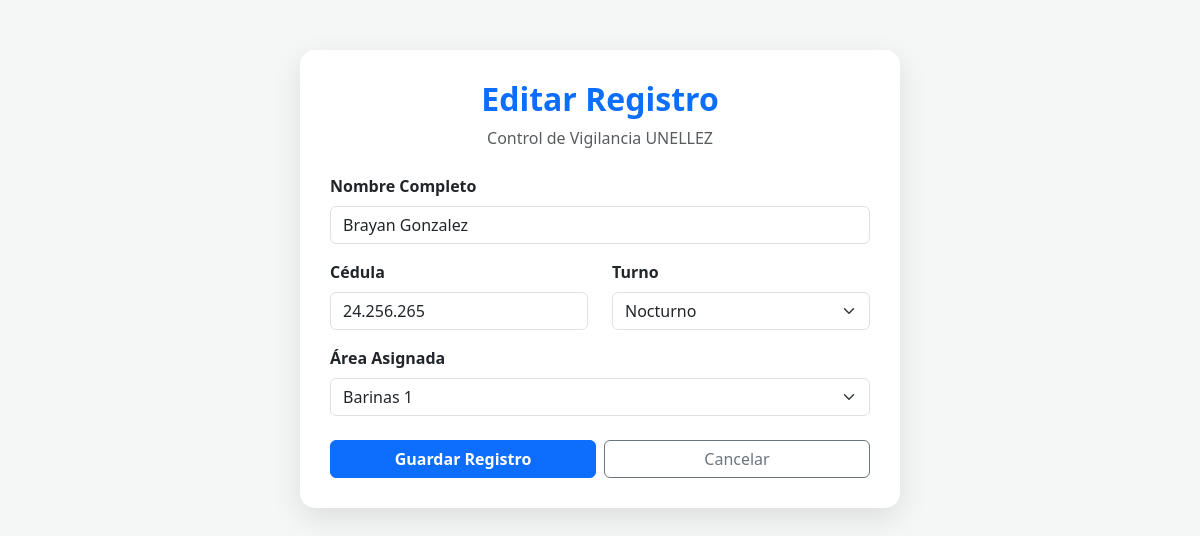
The app's page /guardias/editar/1/ (signed in) with its own data.
### seguridad_unellez/models.py (models this page shows, shortened)
class Guardia(models.Model):
    user = models.OneToOneField(User, on_delete=models.CASCADE, null=True, blank=True, verbose_name="Usuario de Sistema")
    nombre = models.CharField(max_length=100)
    apellido = models.CharField(max_length=100, default="Sin Apellido")
    email = models.EmailField(unique=True, null=True, blank=True)
    cedula = models.CharField(max_length=20)
    turno = models.CharField(max_length=50)
    area_asignada = models.CharField(max_length=100)
    horas_trabajadas = models.IntegerField(default=0)
    dias_trabajados = models.IntegerField(default=0)
    foto = models.ImageField(upload_to='perfiles/', null=True, blank=True, verbose_name="Foto de Perfil")
    ESTATUS_CHOICES = [
        ('Activo', 'Activo'),
        ('Pendiente', 'Pendiente'),
        ('Inactivo', 'Inactivo'),
        ('Bloqueado', 'Bloqueado'),
    ]
    estatus = models.CharField(max_length=20, choices=ESTATUS_CHOICES, default='Activo')
    esta_bloqueado = models.BooleanField(default=False, verbose_name="¿Cuenta Bloqueada?")

### seguridad_unellez/views.py (the view, shortened to what this page needs)
# urls.py: path('guardias/editar/<int:id>/', views.editar_guardia, name='editar_guardia'),
@login_required
def editar_guardia(request, id):
    guardia = get_object_or_404(Guardia, id=id)
    return render(request, 'seguridad_unellez/registrar_guardia.html', {'guardia': guardia})

### seguridad_unellez/templates/seguridad_unellez/registrar_guardia.html (shortened to what this page needs)
{% load static %}
<!DOCTYPE html>
<html lang="es">
<head>
    <link rel="stylesheet" href="https://cdn.jsdelivr.net/npm/bootstrap@5.3.0/dist/css/bootstrap.min.css">
    <link rel="stylesheet" href="https://cdn.jsdelivr.net/npm/bootstrap-icons@1.11.0/font/bootstrap-icons.css">
</head>
<body class="container">
    <div class="form-card">
        <div class="text-center mb-4">
            <h2 class="fw-bold text-primary">{% if guardia %}Editar Registro{% else %}Registrar Nuevo Guardia{% endif %}</h2>
            <p class="text-muted">Control de Vigilancia UNELLEZ</p>
        </div>
        <form method="POST" action="">
            <div class="mb-3">
                <label class="form-label fw-bold">Nombre Completo</label>
                <input type="text" name="nombre" class="form-control" required placeholder="Nombre del oficial" value="{{ guardia.nombre }}">
            </div>
            <div class="row">
                <div class="col-md-6 mb-3">
                    <label class="form-label fw-bold">Cédula</label>
                    <input type="text" name="cedula" class="form-control" required placeholder="Ej: V-12345678" value="{{ guardia.cedula }}">
                </div>
                <div class="col-md-6 mb-3">
                    <label class="form-label fw-bold">Turno</label>
                    <select name="turno" class="form-select">
                        <option value="nocturno" {% if guardia.turno == 'nocturno' %}selected{% endif %}>Nocturno</option>
                    </select>
                </div>
            </div>
            <div class="mb-4">
                <label class="form-label fw-bold">Área Asignada</label>
                <select name="area" class="form-select">
                    <option value="Barinas 1" {% if guardia.area_asignada == 'Barinas 1' %}selected{% endif %}>Barinas 1</option>
                </select>
            </div>
            <div class="d-flex gap-2">
                <button type="submit" class="btn btn-primary w-100 fw-bold">Guardar Registro</button>
                <a href="{% url 'lista_guardias' %}" class="btn btn-outline-secondary w-100">Cancelar</a>
            </div>
        </form>
    </div>
</body>
</html>

### seguridad_unellez/templates/seguridad_unellez/registrar_guardia.html (style rules this page uses)
body { background: #f4f7f6; font-family: 'Segoe UI', sans-serif; }
.form-card { max-width: 600px; margin: 50px auto; background: white; padding: 30px; border-radius: 15px; box-shadow: 0 10px 30px rgba(0,0,0,0.1); }

### records on screen
Guardia: nombre "Brayan Gonzalez", cedula "24.256.265", turno "Nocturno", area "Barinas 1"
